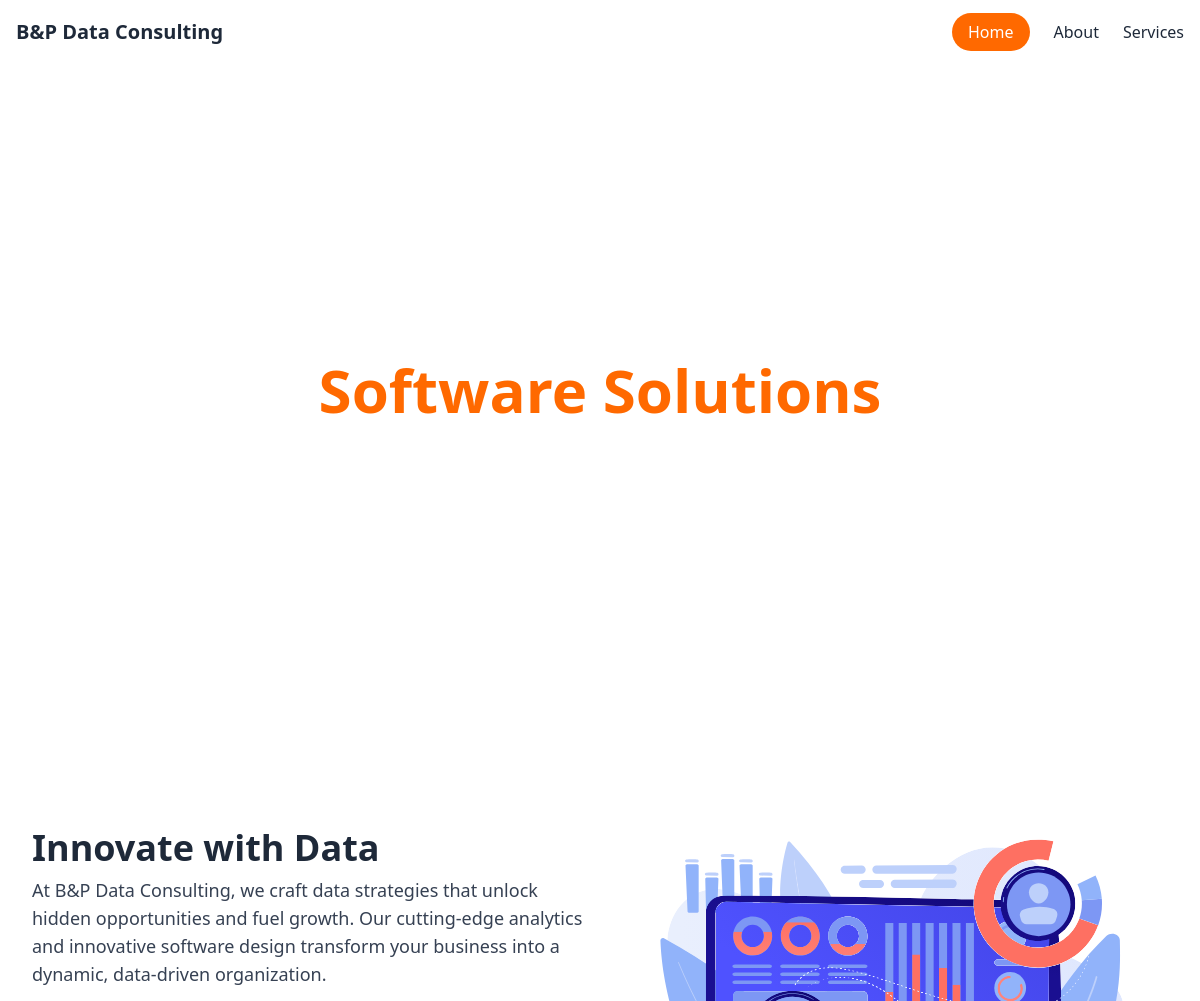
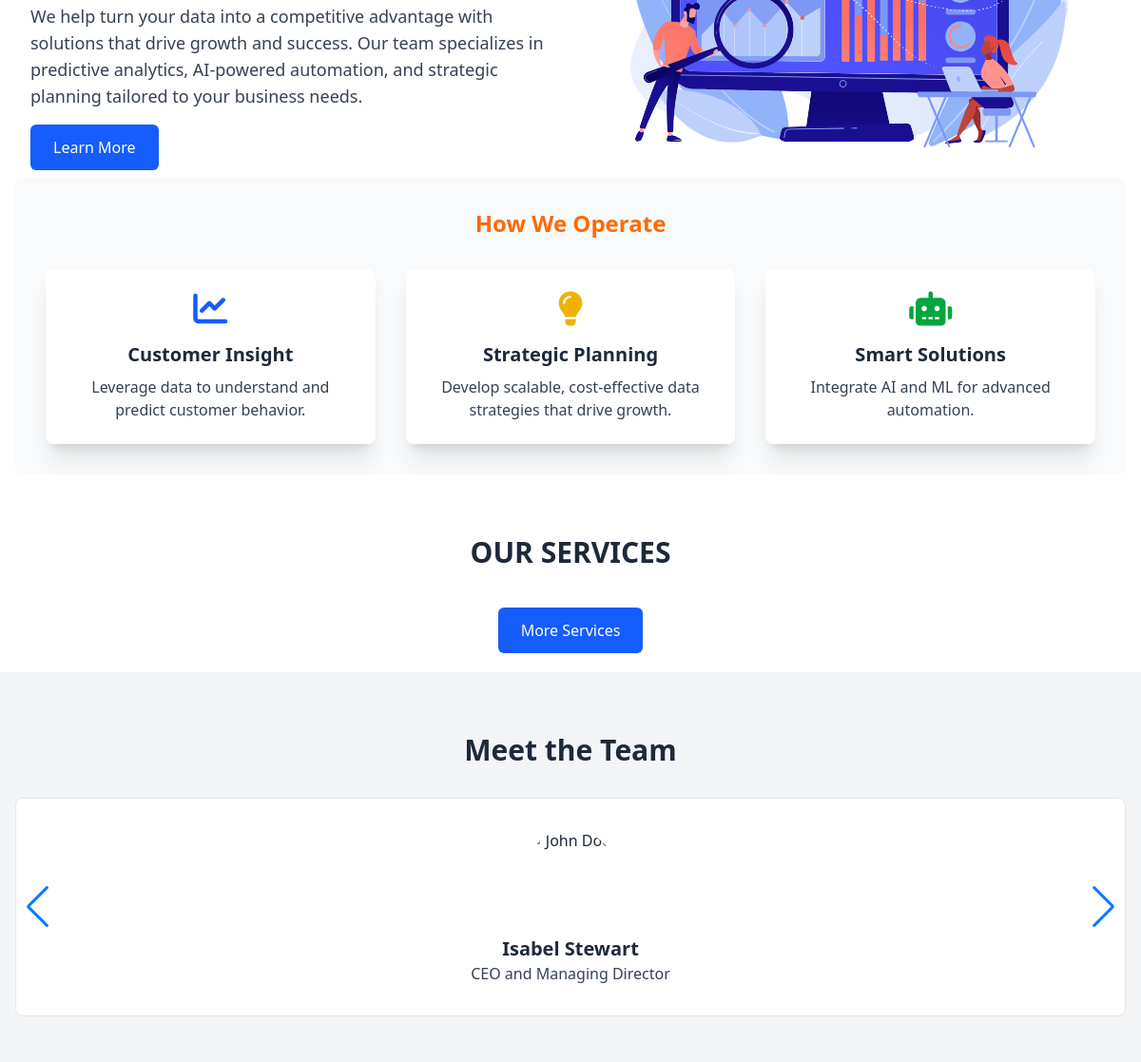
Before: / (upper part) with the older database file (2 pictures, top to bottom).
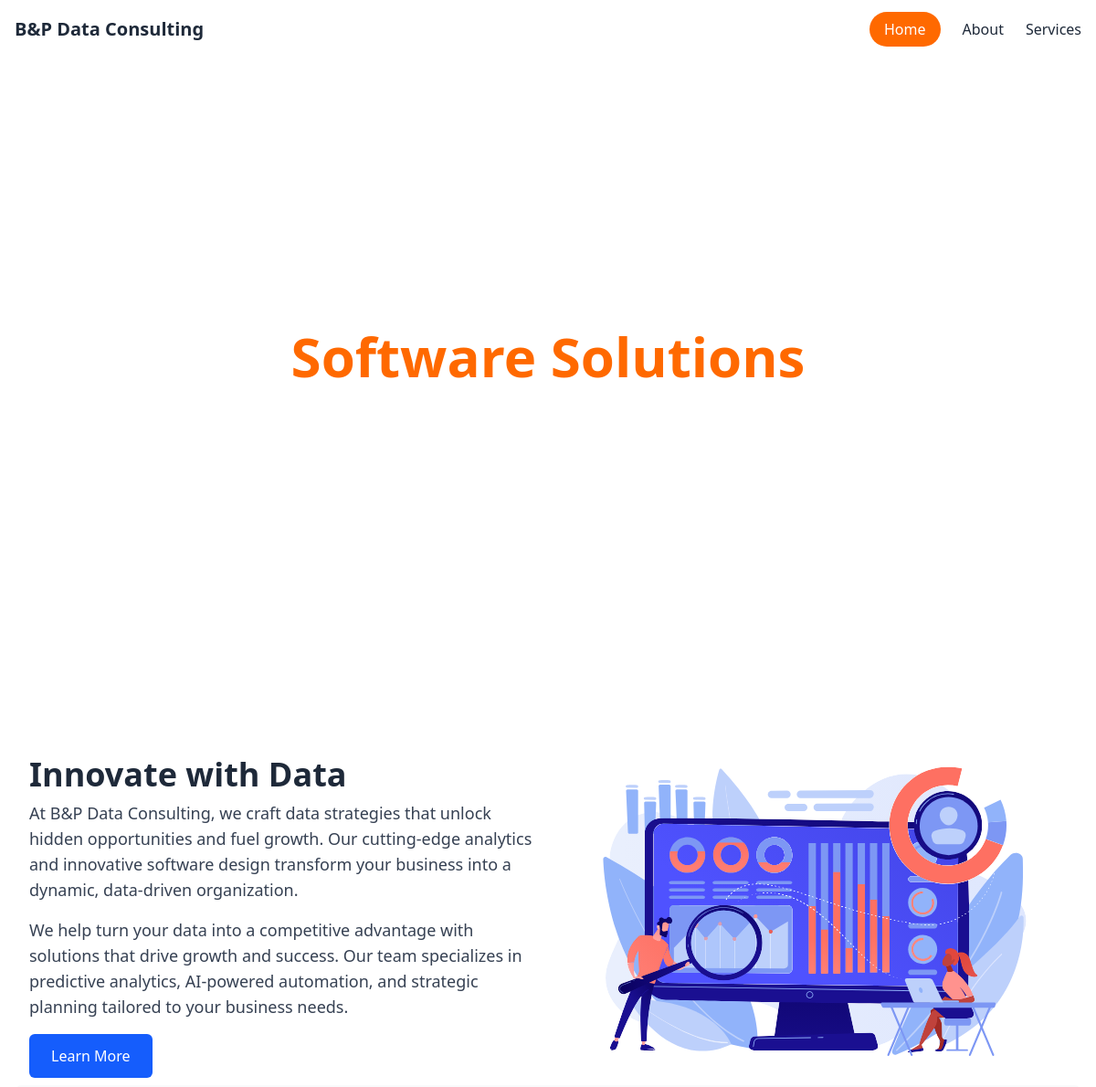
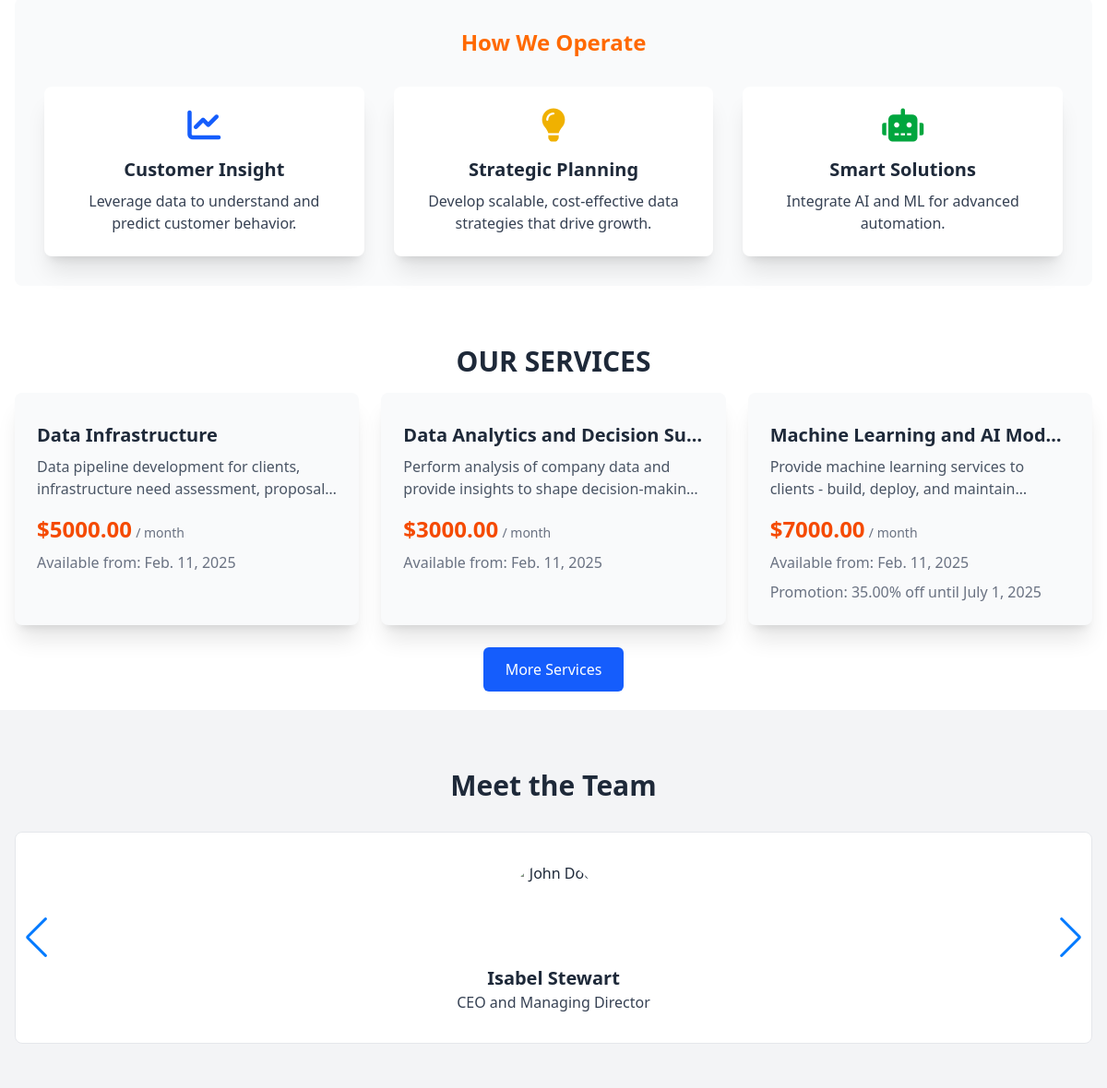
After: the same page with the newer database file (2 pictures, top to bottom).
### core/models.py (models this page shows, shortened)
class Service(models.Model):
    STATUS_CHOICES = [
        ('active', 'Active'),
        ('inactive', 'Inactive'),
    ]
    name = models.CharField(max_length=100)
    description = models.TextField(blank=True, null=True)
    price = models.DecimalField(max_digits=10, decimal_places=2)
    status = models.CharField(max_length=10, choices=STATUS_CHOICES, default='active')
    date_included = models.DateField()
    currency = models.CharField(max_length=10, default='USD')
    on_promotion = models.BooleanField(default=False)
    discount = models.DecimalField(max_digits=5, decimal_places=2, default=0.00)
    promotion_end_date = models.DateField(blank=True, null=True)
    created = models.DateTimeField(auto_now_add=True)
    updated = models.DateTimeField(auto_now=True)

### core/views.py (the view)
# urls.py: path('', views.index, name='index'), # home page
def index(request):
    form, open_modal = restore_form_from_session(request.session, ContactForm)
    services = Service.objects.all()[:3]
    return render(request, 'index.html', {
        'form': form,
        'open_modal': open_modal,
        'services' : services
    })

### core/utils.py (called while the page is built)
def restore_form_from_session(session, form_class, data_key='contact_form_data', errors_key='contact_form_errors'):
    form_data = session.pop(data_key, None)
    form_errors_json = session.pop(errors_key, None)
    open_modal = bool(form_data or form_errors_json)
    if form_data:
        form = form_class(initial=form_data)
    else:
        form = form_class()
    if form_errors_json:
        errors_dict = json.loads(form_errors_json)  # Convert back from JSON
        for field_name, field_errors in errors_dict.items():
            for err in field_errors:
                form.add_error(field_name, err["message"])
    return form, open_modal

### core/templates/index.html (shortened to what this page needs)
{% extends 'base.html' %}
{% load static %}
{% block content %}
{% include 'partials/_header.html' with active_page="home" %}
<section id="hero">
  <div class="absolute inset-0 flex items-center justify-center">
    <div class="text-center text-white px-4" data-aos="fade-up">
      <h1 class="text-4xl md:text-6xl font-bold mb-4">
        Data-Driven<br class="hidden lg:block" />
        <span class="text-orange-500">Software Solutions</span>
      </h1>
      <p class="text-lg md:text-2xl mb-8" data-aos="fade-up" data-aos-delay="200">
      </p>
    </div>
  </div>
</section>
<section class="bg-white py-5">
  <div class="max-w-7xl mx-auto px-4">
    <div class="max-w-7xl mx-auto px-4 grid md:grid-cols-2 gap-8 items-center" data-aos="fade-up">
      <div>
        <h2 class="text-4xl font-bold mb-2 text-center md:text-left">Innovate with Data</h2>
        <p class="text-gray-700 text-lg">
          At B&P Data Consulting, we craft data strategies that unlock hidden opportunities and fuel growth.
          Our cutting-edge analytics and innovative software design transform your business into a dynamic,
          data-driven organization.
        </p>
        <p class="text-gray-700 text-lg mt-4">
          We help turn your data into a competitive advantage with solutions that drive growth and success.
          Our team specializes in predictive analytics, AI-powered automation, and strategic planning tailored to your
          business needs.
        </p>
        <div class="mt-4">
          <a href="/about"
            class="inline-block bg-blue-600 text-white py-3 px-6 rounded-md hover:bg-blue-500 transition">
            Learn More
          </a>
        </div>
      </div>
      <div class="flex justify-center" data-aos="fade-up">
        <img src="{% static 'images/data_visualization.svg' %}" alt="Innovative Data Visualization"
          class=" animate-bounce-slow">
      </div>
    </div>
    <div class="bg-gray-50 rounded-lg p-8 mb-16" data-aos="fade-up">
      <h2 class="text-2xl text-center font-bold mb-8 text-orange-500">How We Operate</h2>
      <div class="grid gap-8 md:grid-cols-3">
        <div class="bg-white rounded-lg shadow-xl p-6 hover:shadow-2xl transition-transform transform hover:scale-105">
          <div class="flex items-center justify-center mb-4">
            <i class="fas fa-chart-line text-4xl text-blue-600"></i>
          </div>
          <h3 class="text-xl font-semibold mb-2 text-center">Customer Insight</h3>
          <p class="text-gray-700 text-center">
            Leverage data to understand and predict customer behavior.
          </p>
        </div>
        <div class="bg-white rounded-lg shadow-xl p-6 hover:shadow-2xl transition-transform transform hover:scale-105">
          <div class="flex items-center justify-center mb-4">
            <i class="fas fa-lightbulb text-4xl text-yellow-500"></i>
          </div>
          <h3 class="text-xl font-semibold mb-2 text-center">Strategic Planning</h3>
          <p class="text-gray-700 text-center">
            Develop scalable, cost-effective data strategies that drive growth.
          </p>
        </div>
        <div class="bg-white rounded-lg shadow-xl p-6 hover:shadow-2xl transition-transform transform hover:scale-105">
          <div class="flex items-center justify-center mb-4">
            <i class="fas fa-robot text-4xl text-green-600"></i>
          </div>
          <h3 class="text-xl font-semibold mb-2 text-center">Smart Solutions</h3>
          <p class="text-gray-700 text-center">
            Integrate AI and ML for advanced automation.
          </p>
        </div>
      </div>
    </div>
    <div>
      <h2 class="text-3xl text-center font-bold mb-4 uppercase" data-aos="fade-up">Our Services</h2>
      <div class="grid grid-cols-1 sm:grid-cols-2 lg:grid-cols-3 gap-6" data-aos="fade-up" data-aos-delay="200">
        {% if services %}
        {% for service in services %}
        <a href="/services/{{ service.id }}"
          class="block bg-gray-50 p-6 rounded-lg shadow-xl hover:shadow-2xl transition-transform transform hover:scale-105"
          id="service-{{ forloop.counter }}" data-aos="fade-up" data-aos-delay="{{ forloop.counter|add:100 }}"
          data-aos-duration="500">
          <span
            class="{% if service.status == 'active' %} bg-blue-600 {% else %} bg-red-500 {% endif %} text-white text-xs font-semibold absolute top-4 right-4 px-2.5 py-0.5 rounded-full">
          </span>
          <h3 class="text-xl font-semibold text-gray-800 mb-2  mt-2 overflow-hidden whitespace-nowrap text-ellipsis"
            style="display: block;">{{ service.name|capfirst }}</h3>
          <p class="text-gray-600 mt-2 overflow-hidden text-ellipsis"
            style="display: -webkit-box; -webkit-box-orient: vertical; -webkit-line-clamp: 2; height: 3rem;">
            {{ service.description }}
          </p>
          <div class="mt-4">
            <span class="text-2xl font-bold text-orange-600">${{ service.price }}</span>
            <span class="text-sm text-gray-500">/ month</span>
          </div>
          <p class="mt-2 text-gray-500">Available from: {{ service.date_included }}</p>
          <div id="promotion-{{ forloop.counter }}" style="{% if not service.on_promotion %}display:none;{% endif %}">
            <p class="mt-2 text-gray-500">
              Promotion: {{ service.discount }}% off until {{ service.promotion_end_date }}
            </p>
          </div>
        </a>
        {% endfor %}
        {% endif %}
      </div>
      <div class="text-center mt-6" data-aos="fade-up" data-aos-delay="300">
        <a href="/services/"
          class="inline-block bg-blue-600 text-white py-3 px-6 rounded-md hover:bg-blue-500 transition">
          More Services
        </a>
      </div>
    </div>
  </div>
</section>
<section id="team" class="py-16  bg-gray-100">
  <div class="max-w-7xl mx-auto px-4">
    <h2 class="text-3xl text-center font-bold mb-8" data-aos="fade-up">Meet the Team</h2>
    <div class="swiper mySwiper" data-aos="fade-up">
      <div class="swiper-wrapper">
        <div class="swiper-slide">
          <div class="bg-white rounded-lg p-8 text-center border border-gray-200">
            <img src="https://bpdataconsulting.com/static/web/img/team11.jpg" alt="John Doe"
              class="w-24 h-24 rounded-full mx-auto mb-4">
            <h3 class="text-xl font-semibold">Isabel Stewart</h3>
            <p class="text-gray-700">CEO and Managing Director</p>
          </div>
        </div>
      </div>
      <div class="swiper-button-next"></div>
      <div class="swiper-button-prev"></div>
    </div>
  </div>
</section>
{% endblock content %}

### core/templates/base.html (shortened to what this page needs)
<!DOCTYPE html>
<html lang="en">
<head>
    {% load static %}
    <script src="https://unpkg.com/@tailwindcss/browser@4"></script>
    <link rel="stylesheet" href="https://unpkg.com/aos@2.3.1/dist/aos.css">
    <link rel="stylesheet" href="https://unpkg.com/swiper@8/swiper-bundle.min.css" />
    <link rel="stylesheet" href="https://cdnjs.cloudflare.com/ajax/libs/font-awesome/6.0.0-beta3/css/all.min.css"
>
    <link rel="stylesheet" href="https://cdn.jsdelivr.net/npm/bootstrap-icons@1.10.5/font/bootstrap-icons.css">
</head>
<body class="text-gray-800 flex flex-col">
    <div class="content flex-grow">
        {% block content %}{% endblock %}
    </div>
</body>
</html>

### core/templates/partials/_header.html (shortened to what this page needs)
<header id="header" class="fixed w-full top-0 z-50 bg-white transition-colors duration-300 ease-in-out">
    <nav class="max-w-7xl mx-auto px-4 flex items-center justify-between h-16">
        <a href="/" class="text-xl font-bold">B&amp;P Data Consulting</a>
        <ul id="navLinks" class="hidden md:flex space-x-6 font-medium transition-colors duration-300">
            <li>
                <a href="/" class="{% if active_page == 'home' %}
                      bg-orange-500 py-2 px-4 rounded-full  text-white
                    {% else %}
                      hover:text-orange-500
                    {% endif %}">
                    Home
                </a>
            </li>
            <li>
                <a href="/about" class="{% if active_page == 'about' %}
                      bg-orange-500 py-2 px-4 rounded-full  text-white
                    {% else %}
                      hover:text-orange-500
                    {% endif %}">
                    About
                </a>
            </li>
            <li>
                <a href="/services/" class="{% if active_page == 'services' %}
                      bg-orange-500 py-2 px-4 rounded-full  text-white
                    {% else %}
                      hover:text-orange-500
                    {% endif %}">
                    Services
                </a>
            </li>
        </ul>
    </nav>
</header>

### core/templates/base.html (style rules this page uses)
html, body { height: 100%; }

### core/templates/index.html (style rules this page uses)
#hero { position: relative; width: 100%; height: 100vh; overflow: hidden; }
.animate-bounce-slow { animation: slow-bounce 2.5s infinite; }

Changed rows visible on the page:
added Service: name "Data Infrastructure", description "Data pipeline development for clients, infrastructure need assessment,…", price "5000.00", date_included "Feb. 11, 2025"
added Service: name "Data Analytics and Decision Su…", description "Perform analysis of company data and provide insights to shape…", price "3000.00", date_included "Feb. 11, 2025"
added Service: name "Machine Learning and AI Mod…", description "Provide machine learning services to clients - build, deploy, and…", price "7000.00", date_included "Feb. 11, 2025", discount "35.00", promotion_end_date "July 1, 2025"
